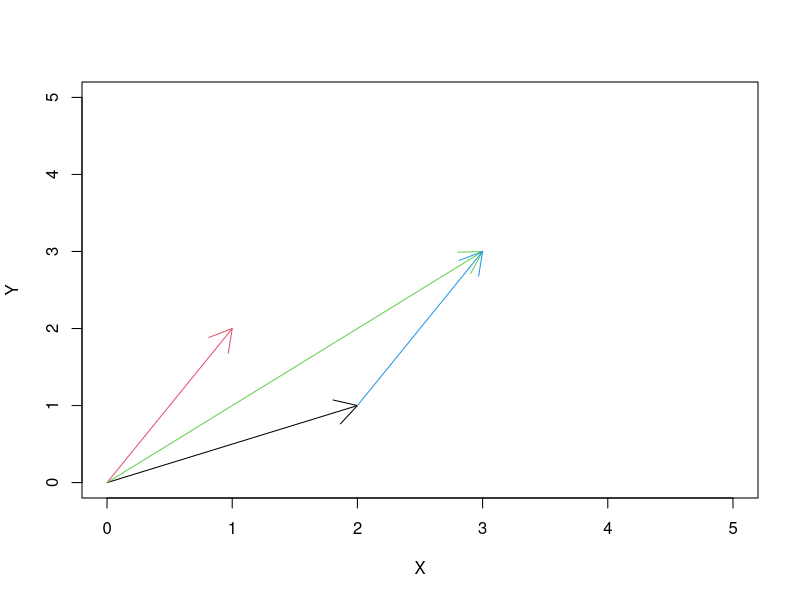
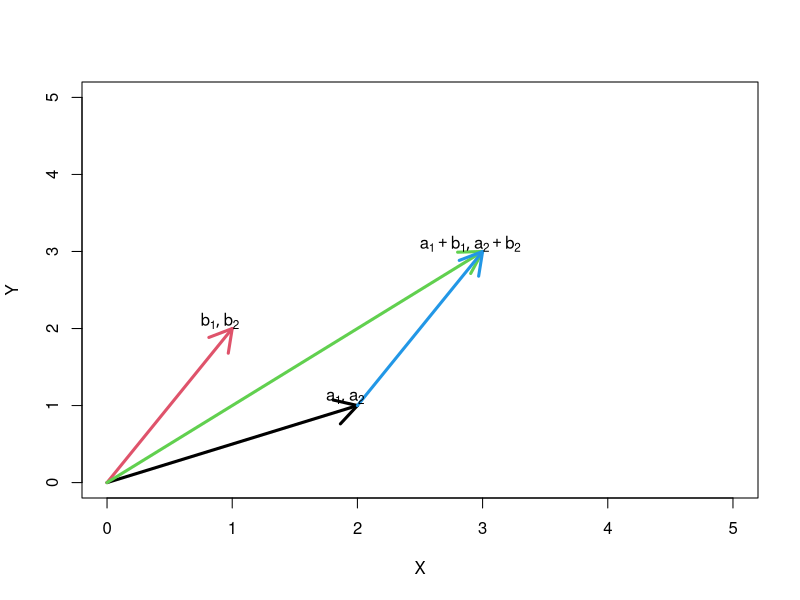

R code for these plots, in order:
## ---- chunk 1
plot(NA, xlim=c(0,5), ylim=c(0,5), xlab="X", ylab="Y")
vecs <- data.frame(vname=c("a","b","a+b", "transb"), 
                   x0=c(0,0,0,2),y0=c(0,0,0,1), x1=c(2,1,3,3) ,y1=c(1,2,3,3), 
                   col=1:4)
with( vecs, mapply("arrows", x0, y0, x1,y1,col=col) )
## ---- chunk 2
plot(NA, xlim=c(0,5), ylim=c(0,5), xlab="X", ylab="Y", lwd=3)
 with( vecs, mapply("arrows", x0, y0, x1,y1,col=col,lwd=3) )
 with(vecs, mapply('text', x=x1[1:3]-.1, y=y1[1:3]+.1, 
  labels=expression(list(a[1],a[2]), list(b[1],b[2]), list(a[1]+b[1],a[2]+b[2]) ) ))
